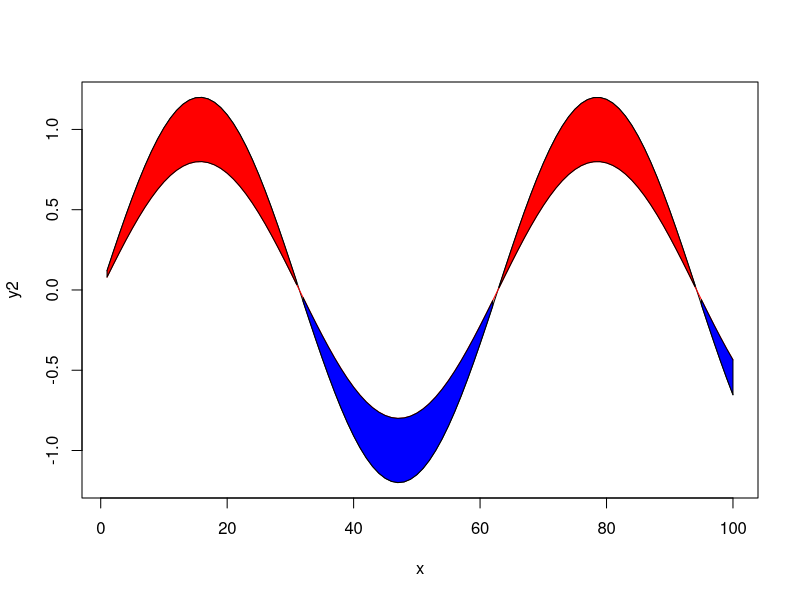

The R script that drew this image:
x <- 1:100
y1 <- sin(1:100/10)*0.8
y2 <- sin(1:100/10)*1.2
plot(x, y2, type='l')
lines(x, y1, col='red')

df <- data.frame(x=x, y1=y1, y2=y2)

df$pos_neg <- ifelse(df$y2-df$y1>0,1,-1) # above (1) or below (-1) average

# create the number for chunks to be split into lists:
df$chunk <- c(1,cumsum(abs(diff(df$pos_neg)))/2+1) # first element needs to be added`
df$colors <- ifelse(df$pos_neg>0, "red","blue") # colors to be used for filling the polygons
# create lists to be plotted:
l <- split(df, df$chunk) # we should get 4 sub-lists
lapply(l, function(x) polygon(c(x$x,rev(x$x)),c(x$y2,rev(x$y1)),col=x$colors))

# 
# for (i in seq_along(l)){
#   if(i!=length(l)){ # to avoid calculating for the last element
# n <- nrow(l[[i]])
# y <- c(l[[i]]$TEMP[n], l[[i+1]]$TEMP[1])
# x <- c(l[[i]]$DATA[n], l[[i+1]]$DATA[1])
# 
# 
# temp_pomiedzy <- mean(c(l[[i]]$AVE[n], l[[i+1]]$AVE[1]))
# aprox <- approx(x = x, y = y)
# ind <- which.min(abs(aprox$y-temp_pomiedzy))
# 
# l[[i]] <- rbind(l[[i]],data.frame(DATA=aprox$x[ind], AVE=aprox$y[ind], TEMP=aprox$y[ind], anomal=NA, chunk=NA, colors=NA))
# l[[i+1]] <- rbind(data.frame(DATA=aprox$x[ind], AVE=aprox$y[ind], TEMP=aprox$y[ind], anomal=NA, chunk=NA, colors=l[[i+1]]$colors[1]), l[[i+1]])
# l[[i+1]]$colors <- as.character(l[[i+1]]$colors)
#    }
# }
# 
# plot(df$DATA, df$AVE, type='l', ylim=c(-8,8)) # start plotting
# lines(df$DATA, df$TEMP, type='l')
# # plot polygon for all elements in a list:
# lapply(l, function(x) polygon(c(x$DATA,rev(x$DATA)),c(x$TEMP,rev(x$AVE)),col=x$colors))
# 
